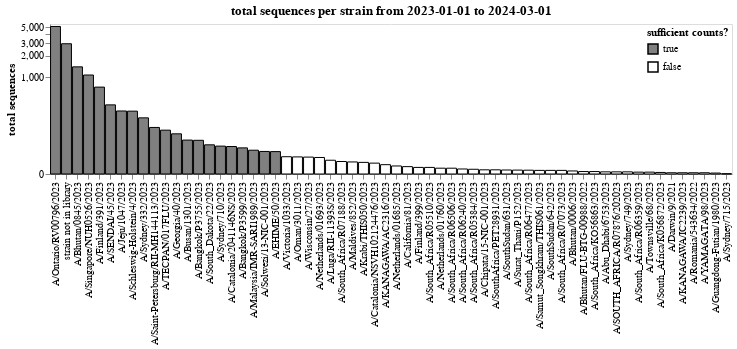

The code cell stored with this chart in its notebook:
### Markdown cell above
Get total counts for each variant:

### Code cell
total_counts = (
    all_counts_by_date
    .groupby("variant", as_index=False)
    .aggregate(total_sequences=pd.NamedAgg("sequences", "sum"))
    .assign(sufficient_counts=lambda x: x["total_sequences"] >= min_counts)
)

total_counts_chart = (
    alt.Chart(total_counts)
    .encode(
        alt.X(
            "variant",
            sort=alt.SortField("total_sequences", order="descending"),
            title=None,
        ),
        alt.Y(
            "total_sequences",
            scale=alt.Scale(type="symlog", constant=50),
            title="total sequences",
            axis=alt.Axis(grid=False),
        ),
        alt.Fill(
            "sufficient_counts",
            scale=alt.Scale(range=["gray", "white"], domain=[True, False]),
            title="sufficient counts?",
            legend=alt.Legend(orient="top-right", offset=3)
        ),
        tooltip=total_counts.columns.tolist(),
    )
    .mark_bar(stroke="black")
    .properties(
        height=150,
        width=alt.Step(11),
        title=f"total sequences per strain from {date_start} to {date_end}",
    )
)

total_counts_chart

### Figure 1 — Vega-Lite specification as saved in the notebook (floating-point values rounded to 4 significant figures)
{"config": {"view": {"continuousWidth": 300, "continuousHeight": 300}}, "data": {"name": "data-1c6405e6a91ad4bca4485ac51d56b576"}, "mark": {"type": "bar", "stroke": "black"}, "encoding": {"fill": {"field": "sufficient_counts", "legend": {"offset": 3, "orient": "top-right"}, "scale": {"domain": [true, false], "range": ["gray", "white"]}, "title": "sufficient counts?", "type": "nominal"}, "tooltip": [{"field": "variant", "type": "nominal"}, {"field": "total_sequences", "type": "quantitative"}, {"field": "sufficient_counts", "type": "nominal"}], "x": {"field": "variant", "sort": {"field": "total_sequences", "order": "descending"}, "title": null, "type": "nominal"}, "y": {"axis": {"grid": false}, "field": "total_sequences", "scale": {"constant": 50, "type": "symlog"}, "title": "total sequences", "type": "quantitative"}}, "height": 150, "title": "total sequences per strain from 2023-01-01 to 2024-03-01", "width": {"step": 11}, "$schema": "https://vega.github.io/schema/vega-lite/v5.20.1.json", "datasets": {"data-1c6405e6a91ad4bca4485ac51d56b576": [{"variant": "A/Abu_Dhabi/6753/2023", "total_sequences": 3.5, "sufficient_counts": false}, {"variant": "A/Bangkok/P3599/2023", "total_sequences": 63.5, "sufficient_counts": true}, {"variant": "A/Bangkok/P3755/2023", "total_sequences": 94.0, "sufficient_counts": true}, {"variant": "A/Bhutan/0006/2023", "total_sequences": 5.0, "sufficient_counts": false}, {"variant": "A/Bhutan/0845/2023", "total_sequences": 1394.0, "sufficient_counts": true}, {"variant": "A/Bhutan/FLU-BTG-00988/2022", "total_sequences": 4.0, "sufficient_counts": false}, {"variant": "A/Busan/1301/2023", "total_sequences": 95.0, "sufficient_counts": true}, {"variant": "A/California/81/2023", "total_sequences": 13.0, "sufficient_counts": false}, {"variant": "A/Catalonia/2041146NS/2023", "total_sequences": 68.5, "sufficient_counts": true}, {"variant": "A/Catalonia/NSVH102124476/2023", "total_sequences": 20.33, "sufficient_counts": false}, {"variant": "A/Chipata/15-NIC-001/2023", "total_sequences": 7.0, "sufficient_counts": false}, {"variant": "A/Darwin/9/2021", "total_sequences": 2.0, "sufficient_counts": false}, {"variant": "A/EHIME/50/2023", "total_sequences": 51.0, "sufficient_counts": true}, {"variant": "A/Finland/391/2023", "total_sequences": 715.0, "sufficient_counts": true}, {"variant": "A/Finland/399/2023", "total_sequences": 11.5, "sufficient_counts": false}, {"variant": "A/Georgia/40/2023", "total_sequences": 126.5, "sufficient_counts": true}, {"variant": "A/Guangdong-Futian/1980/2023", "total_sequences": 1.5, "sufficient_counts": false}, {"variant": "A/Jeju/1047/2023", "total_sequences": 311.7, "sufficient_counts": true}, {"variant": "A/KANAGAWA/AC2316/2023", "total_sequences": 17.0, "sufficient_counts": false}, {"variant": "A/KANAGAWA/IC2239/2023", "total_sequences": 2.0, "sufficient_counts": false}, {"variant": "A/Krabi/THIS050/2023", "total_sequences": 22.0, "sufficient_counts": false}, {"variant": "A/Luga/RII-11393S/2023", "total_sequences": 27.0, "sufficient_counts": false}, {"variant": "A/Malaysia/IMR-SARI1989/2023", "total_sequences": 55.5, "sufficient_counts": true}, {"variant": "A/Maldives/852/2023", "total_sequences": 23.0, "sufficient_counts": false}, {"variant": "A/Netherlands/01685/2023", "total_sequences": 14.33, "sufficient_counts": false}, {"variant": "A/Netherlands/01693/2023", "total_sequences": 34.0, "sufficient_counts": false}, {"variant": "A/Netherlands/01760/2023", "total_sequences": 10.0, "sufficient_counts": false}, {"variant": "A/Oman/3011/2023", "total_sequences": 35.5, "sufficient_counts": false}, {"variant": "A/Ontario/RV00796/2023", "total_sequences": 5085.0, "sufficient_counts": true}, {"variant": "A/Romania/543634/2022", "total_sequences": 2.0, "sufficient_counts": false}, {"variant": "A/SENDAI/45/2023", "total_sequences": 388.2, "sufficient_counts": true}, {"variant": "A/SOUTH_AFRICA/R07876/202023", "total_sequences": 3.5, "sufficient_counts": false}, {"variant": "A/Saint-Petersburg/RII-MH144113/2023", "total_sequences": 165.7, "sufficient_counts": true}, {"variant": "A/Samut_Songkhram/THIS061/2023", "total_sequences": 6.0, "sufficient_counts": false}, {"variant": "A/Schleswig-Holstein/4/2023", "total_sequences": 309.7, "sufficient_counts": true}, {"variant": "A/Singapore/NUH0526/2023", "total_sequences": 1069.0, "sufficient_counts": true}, {"variant": "A/Solwezi/13-NIC-001/2023", "total_sequences": 51.5, "sufficient_counts": true}, {"variant": "A/SouthAfrica/PET28931/2023", "total_sequences": 7.0, "sufficient_counts": false}, {"variant": "A/SouthSudan/631/2023", "total_sequences": 6.667, "sufficient_counts": false}, {"variant": "A/SouthSudan/642/2023", "total_sequences": 6.0, "sufficient_counts": false}, {"variant": "A/South_Africa/K056872/2023", "total_sequences": 2.5, "sufficient_counts": false}, {"variant": "A/South_Africa/KO56863/2023", "total_sequences": 4.0, "sufficient_counts": false}, {"variant": "A/South_Africa/R05384/2023", "total_sequences": 8.0, "sufficient_counts": false}, {"variant": "A/South_Africa/R05510/2023", "total_sequences": 11.5, "sufficient_counts": false}, {"variant": "A/South_Africa/R06240/2023", "total_sequences": 8.5, "sufficient_counts": false}, {"variant": "A/South_Africa/R06359/2023", "total_sequences": 3.0, "sufficient_counts": false}, {"variant": "A/South_Africa/R06477/2023", "total_sequences": 6.333, "sufficient_counts": false}, {"variant": "A/South_Africa/R06506/2023", "total_sequences": 10.0, "sufficient_counts": false}, {"variant": "A/South_Africa/R07073/2023", "total_sequences": 6.0, "sufficient_counts": false}, {"variant": "A/South_Africa/R07188/2023", "total_sequences": 24.0, "sufficient_counts": false}, {"variant": "A/South_Dakota/22/2023", "total_sequences": 75.0, "sufficient_counts": true}, {"variant": "A/Surat_Thani/P152/2023", "total_sequences": 6.5, "sufficient_counts": false}, {"variant": "A/Sydney/332/2023", "total_sequences": 241.5, "sufficient_counts": true}, {"variant": "A/Sydney/710/2023", "total_sequences": 70.0, "sufficient_counts": true}, {"variant": "A/Sydney/715/2023", "total_sequences": 0.5, "sufficient_counts": false}, {"variant": "A/Sydney/749/2023", "total_sequences": 3.5, "sufficient_counts": false}, {"variant": "A/TECPAN/017FLU/2023", "total_sequences": 148.0, "sufficient_counts": true}, {"variant": "A/Townsville/68/2023", "total_sequences": 3.0, "sufficient_counts": false}, {"variant": "A/Victoria/1033/2023", "total_sequences": 36.0, "sufficient_counts": false}, {"variant": "A/Wisconsin/27/2023", "total_sequences": 35.0, "sufficient_counts": false}, {"variant": "A/YAMAGATA/98/2023", "total_sequences": 2.0, "sufficient_counts": false}, {"variant": "strain not in library", "total_sequences": 2936.0, "sufficient_counts": true}]}}
